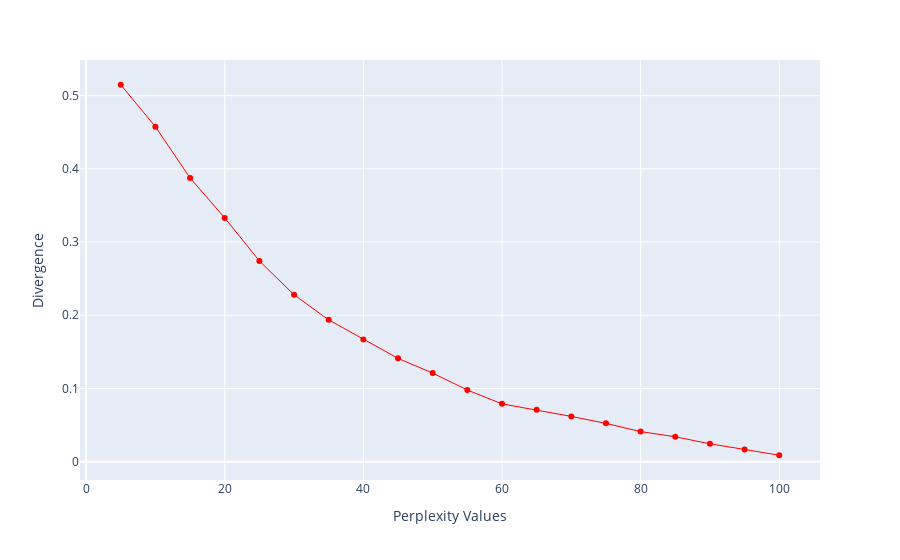

Write notebook code for a chart like this one.
### Markdown cell above
We can also plot `kl_divergence_` to find optimal perplexity value.

### Code cell
perplexity = np.arange(5, 105, 5)
divergence = []

for i in perplexity:
    _model = TSNE(n_components=2, init="pca", perplexity=i)
    reduced = _model.fit_transform(X_train)
    divergence.append(_model.kl_divergence_)
fig = px.line(x=perplexity, y=divergence, markers=True)
fig.update_layout(xaxis_title="Perplexity Values", yaxis_title="Divergence")
fig.update_traces(line_color="red", line_width=1)
fig.show()

### Figure 1 — Plotly figure (JSON) as saved in the notebook; plotly's stock layout.template omitted (floating-point values rounded to 4 significant figures)
{"data": [{"hovertemplate": "x=%{x}<br>y=%{y}<extra></extra>", "legendgroup": "", "line": {"color": "red", "dash": "solid", "width": 1}, "marker": {"symbol": "circle"}, "mode": "markers+lines", "name": "", "orientation": "v", "showlegend": false, "type": "scatter", "x": [5, 10, 15, 20, 25, 30, 35, 40, 45, 50, 55, 60, 65, 70, 75, 80, 85, 90, 95, 100], "xaxis": "x", "y": [0.5149, 0.4575, 0.3875, 0.3329, 0.2742, 0.228, 0.1937, 0.1669, 0.1411, 0.1209, 0.09783, 0.07892, 0.07083, 0.06177, 0.05229, 0.04101, 0.03395, 0.02433, 0.01666, 0.008726], "yaxis": "y"}], "layout": {"legend": {"tracegroupgap": 0}, "margin": {"t": 60}, "xaxis": {"anchor": "y", "domain": [0, 1], "title": {"text": "Perplexity Values"}}, "yaxis": {"anchor": "x", "domain": [0, 1], "title": {"text": "Divergence"}}}}
